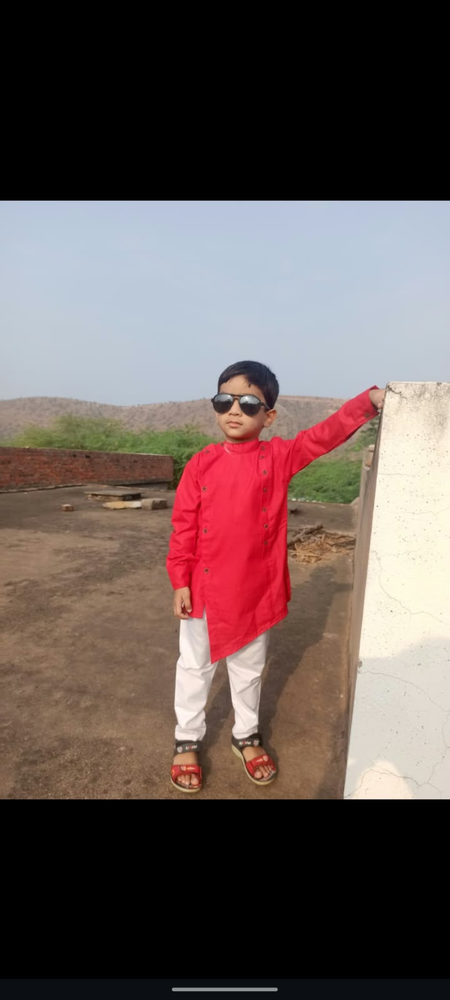
#> input picture bigger_image.png, 450 x 1000 px, shrunk from 1080 x 2400 before the run
$ python 'ex 10.py'
#> lines starting #> are read from the running program, lines starting #| are printed output that depends on the picture
import cv2
from tkinter import Tk
from tkinter.filedialog import askopenfilename

Tk().withdraw()
path = askopenfilename()
#> the answer given: ../bigger_image.png
img = cv2.imread(path)
#> img is the input picture: shape (1000, 450, 3); mean B, G, R 86.2, 88.7, 103.6

if img is not None:
    rotated = cv2.rotate(img, cv2.ROTATE_90_CLOCKWISE)
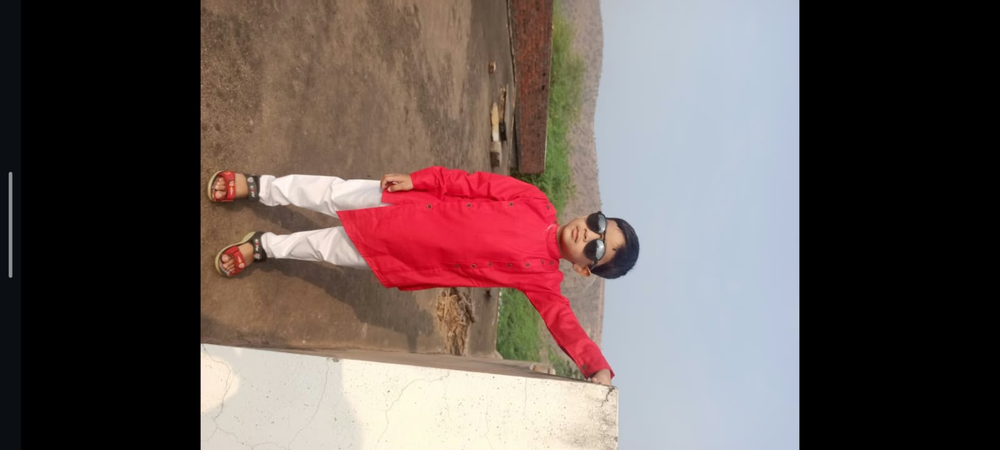
#> rotated: shape (450, 1000, 3); mean B, G, R 86.2, 88.7, 103.6

    cv2.imshow("Original Image", img)
    cv2.imshow("Rotated 90 Degrees", rotated)

    cv2.waitKey(0)
    cv2.destroyAllWindows()
else:
    print("Image not selected or not found")

$ run again, on color_histogram.png
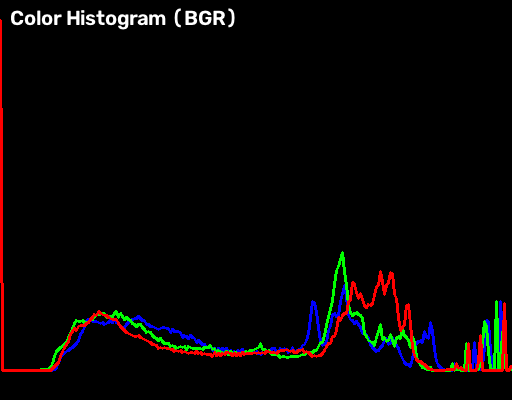
#> input picture color_histogram.png, 512 x 400 px
#> img is the input picture: shape (400, 512, 3); mean B, G, R 4.4, 4.9, 6.8
#> `rotated = cv2.rotate(img, cv2.ROTATE_90_CLOCKWISE)`:
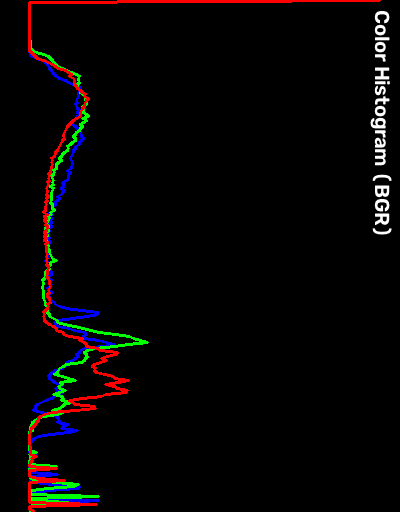
#> rotated: shape (512, 400, 3); mean B, G, R 4.4, 4.9, 6.8

$ run again, on equalized_image.png
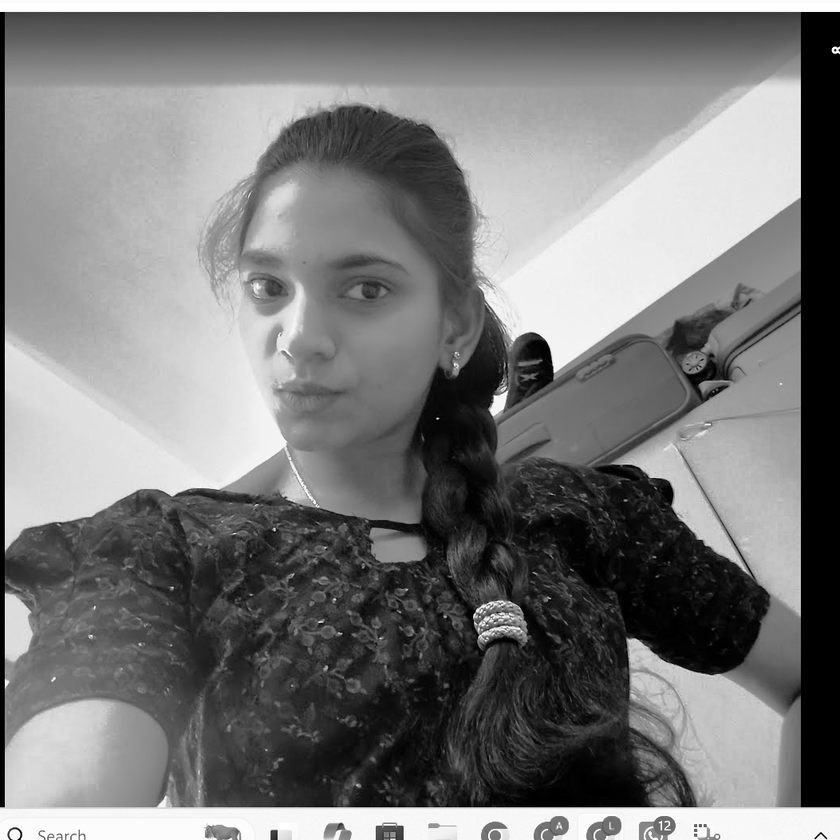
#> input picture equalized_image.png, 840 x 840 px, shrunk from 1053 x 1053 before the run
#> img is the input picture: shape (840, 840, 3); min 0, max 255, mean 122
#> `rotated = cv2.rotate(img, cv2.ROTATE_90_CLOCKWISE)`:
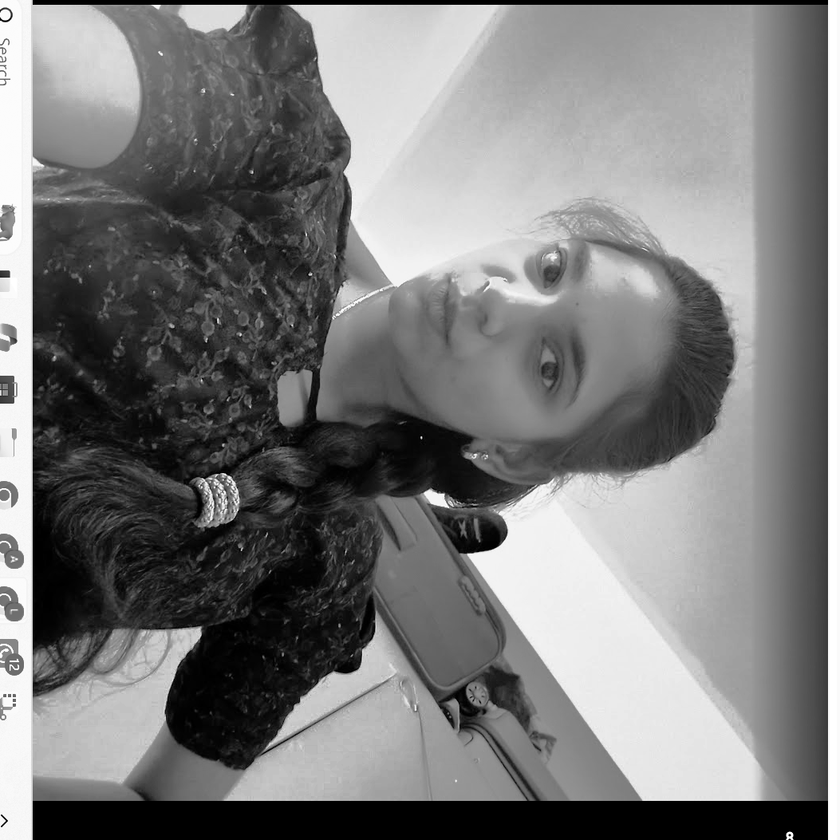
#> rotated: shape (840, 840, 3); min 0, max 255, mean 122
